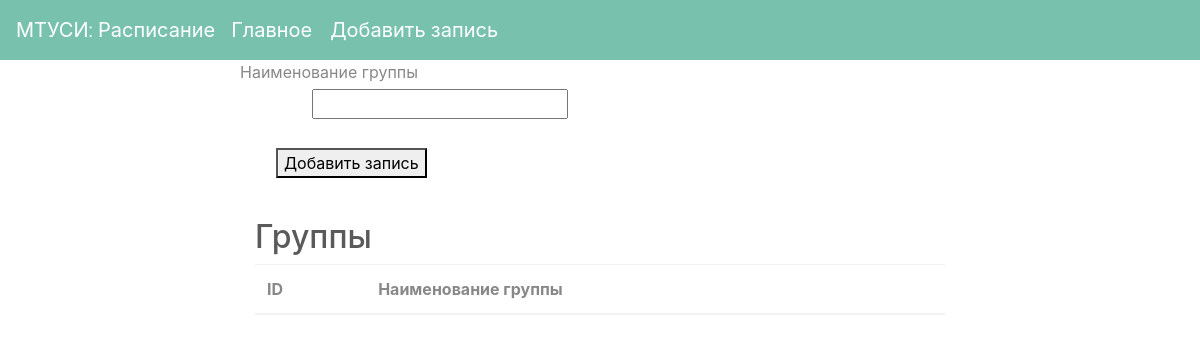
The page /lecturers/AddGroups on the database as committed earlier.
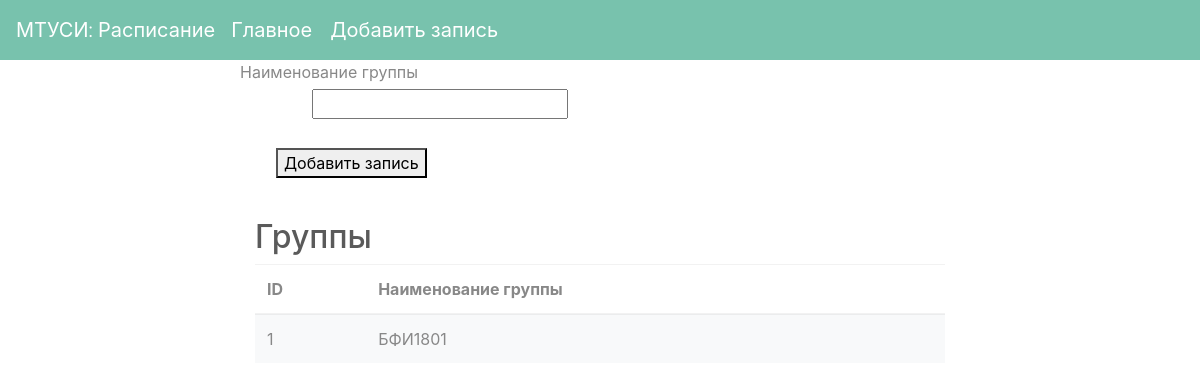
The same page on the database as committed later.
### Models/Group.py (models this page shows)
class Group(db.Model):
    __tablename__ = 'group'
    id = db.Column(db.Integer, primary_key=True)
    name = db.Column(db.String(30), unique=True, nullable=False)

### Routes/AddGroup.py (the view)
@add_groups.route('/lecturers/AddGroups', methods=['GET', 'POST'])
def AddGroup():
    if request.method == 'POST':
        db_manager = DatabaseManager(db)
        db_manager.add_group(name=request.form.get('group'))
    return render_template('GroupAdd.html',groups=Group.query.all())

### templates/GroupAdd.html (shortened to what this page needs)
<!DOCTYPE html>
<html lang="en">
<head>
    <link rel="stylesheet" type="text/css" href="/static/css/bootstrap.min.css">
</head>
<body>
{% include "Nav.html" %}
<form action = "/lecturers/AddGroups" method="POST">
    <div class="TextLabel" align="left">
        <label for="group"> Наименование группы </label>
    </div>
    <br>
    <div class="EnterInput" align="left">
        <div class="TextInput">
            <input type="text" name = "group">
        </div>
    <br>
  <div class = "ButtonClick"> <button type="submit">Добавить запись</button>
  </div>
</form>
<div class="container">
        <div class="table">
        <h2>Группы</h2>
        <table class="table table-hover">
    <thead>
    <tr>
        <th scope="col">ID</th>
        <th scope="col">Наименование группы</th>
    </tr>
    </thead>
    <tbody>
    {% for group in groups %}
    <tr class="table-light">
        <td>{{ group.id }}</td>
        <td>{{ group.name }}</td>
    {% endfor %}
    </tr>
    </tbody>
</table>
    </div>
</div>
</body>
</html>

Rows that differ between the two databases and show on the page:
added Group: id "1", name "БФИ1801"
